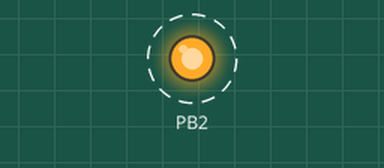
Bench run of a program on a simulated ATmega328P, built with avr-gcc and emulated at 16 MHz. Shown: output pins drawn as LEDs (lit = HIGH). Dashed ring = blinking.

Above: at 0.12 s.
Timing chart, 0 to 3.0 s (numbered marks = the images above):
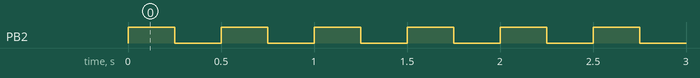

Measured:
- by itself, PB2: alternates HIGH for 0.25 s and LOW for 0.25 s

The program:

main.c
```c
/*
 * CPE301_Assignment2_Part4C.c
 *
 * Created: 3/6/2018 8:32:39 PM
 * Author : Monty Sourjah
 */

#define F_CPU 16000000 // clock frequency
#define const2ms 125 // constant 2 ms


#include <avr/io.h>
#include <avr/interrupt.h>

volatile int counter; // volatile global variable

ISR(TIMER0_OVF_vect) // interrupt function
{
	counter--; // decrement the counter
}

void delay(int d) // makes a delay of d ms
{
	int i = 0; // internal counter
	TCNT0 = 0; // set timer0 counter to 0
	TCCR0B = 1; // start timer 0
	while (i < d * const2ms / 2) // check if time elapsed
	{
		if (counter == 0) // check if counter is 0
		{
			counter = 1; // set counter to 1
			i++; // increment internal counter
		}
	}
	TCCR0B = 0; // stop timer0
}


int main(void)
{
	/* Replace with your application code */
	DDRB = 0b00000100; // set PORTB2 to output
	TIMSK0 = (1 << TOIE0); // enable timer 0 interrupt
	counter = 1; // set counter to 1
	sei(); // enable interrupts
	while (1)
	{
		PORTB = 0b00000100; // set PORTB2 to 1
		delay(250); // wait 250ms
		PORTB = 0; // set PORTB2 to 0
		delay(250); // wait 250ms
	}
}
```
